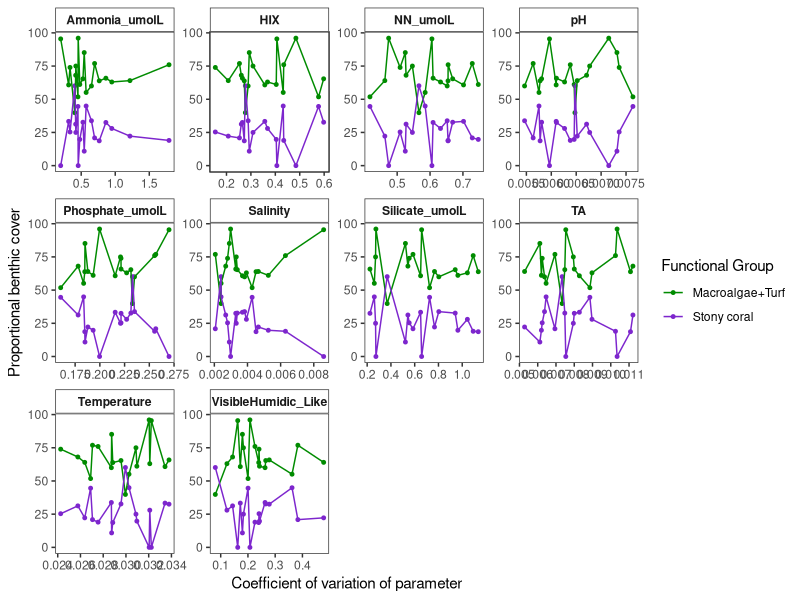
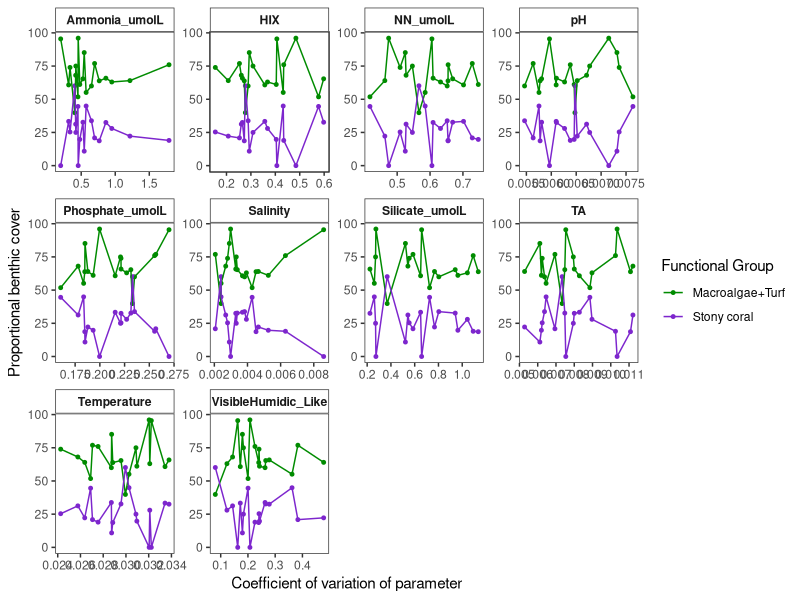

Here is the R script that generated these plots, in order:
#### Examining composition and nutrient gradient to create and hone MBIO 610 model
####  of species cover through 2 species competition/interaction


##### LOAD LIBRARIES #####
library(tidyverse)
library(here)


##### READ IN DATA #####
meta <- read_csv(here("Data", "Full_Metadata.csv"))
comp <- read_csv(here("Data", "Species_Abundances_wide.csv"))
fe <- read_csv(here("Data", "Species_FE.csv"))
traits <- read_csv(here("Data", "Distinct_Taxa.csv"))
chem <- read_csv(here("Data", "Nutrients_Processed_All.csv"))



##### PROCESS & VIEW DATA #####

# which species are most abundant?
comp %>%
  pivot_longer(cols = 2:52, names_to = "Taxa", values_to = "pcover") %>%
  filter(pcover > 10) %>%
  count(Taxa)
# assumption affirmed: porites and turf/turb are the most common top species across reef

# alternative option: coral vs macroalgae: 2 functional group competition rather than 'species'
sub_comp <- comp %>%
  pivot_longer(cols = 2:52, names_to = "Taxa", values_to = "pcover") %>%
  left_join(traits) %>%
  group_by(CowTagID, Taxon_Group, Calcification) %>%
  summarise(mean = mean(pcover),
            sum = sum(pcover))

coral <- sub_comp %>%
  filter(Taxon_Group == "Cnidaria" &
           Calcification == "Hermatypic") %>%
  mutate(functional_group = "Stony Coral")


# check which cnidaria are still high % cover: anemone at 16% at one site and
#  discosoma at 10% another side, but mostly 0's or below 6%
# sub_comp %>%
#   filter(Taxon_Group == "Cnidaria" &
#            Calcification != "Hermatypic")
# View(comp %>%
#   pivot_longer(cols = 2:52, names_to = "Taxa", values_to = "pcover") %>%
#   left_join(traits) %>%
#   filter(Taxon_Group == "Cnidaria" &
#            Calcification != "Hermatypic")
#   )

# check other important groups
sub_comp %>%
  filter(Taxon_Group != "Cnidaria" &
           Taxon_Group != "Cyanobacteria")

## porifera might still be important? so maybe 3 way competition model? coral, macroalgae, sponges?
# eh highest per-site cover is 12% and all else are below 5% so many don't need to include?
sub_comp %>%
  filter(Taxon_Group == "Porifera")


algae <- sub_comp %>%
  filter(Taxon_Group != "Cnidaria" &
           Taxon_Group != "Cyanobacteria" &
           Taxon_Group != "Porifera") %>%
  mutate(functional_group = "ma_turf")


# combine coral and macroalgae/turf df
c.ma <- full_join(coral, algae) %>%
  ungroup() %>%
  select(-c(Taxon_Group, Calcification)) %>%
  group_by(CowTagID) %>%
  mutate(total_pcover = sum(sum)) %>%
  arrange(CowTagID) %>%
  ungroup() %>%
  group_by(CowTagID, functional_group) %>%
  mutate(sum_fg = sum(sum)) %>%
  distinct(CowTagID, functional_group, sum_fg, total_pcover) %>%
  ungroup()


# Process chem data
cv.chem <- chem %>%
  select(-c(Season, Maximum:CVSeasonal)) %>%
  distinct() %>%
  pivot_wider(names_from = Parameters, values_from = CVAll)


# join comp with chem
chem.comp <- c.ma %>%
  left_join(cv.chem) %>%
  select(-Location)


##### VISUALIZE RELATIONSHIPS #####
plot1 <- chem.comp %>%
  filter(CowTagID != "VSEEP") %>%
  select(-c(M_C, Tryptophan_Like, Tyrosine_Like)) %>%
  pivot_longer(cols = Salinity:VisibleHumidic_Like, names_to = "Parameters", values_to = "cv_values") %>%
  ggplot(aes(x = cv_values, y = sum_fg, group = functional_group, color = functional_group)) +
  geom_point(size = 1) +
  geom_line() +
  theme_bw() +
  theme(panel.grid = element_blank(),
        strip.background = element_rect(fill = "white"),
        strip.text = element_text(face = "bold")) +
  labs(x = "Coefficient of variation of parameter",
       y = "Proportional benthic cover",
       color = "Functional Group") +
  scale_color_manual(values = c("green4", "purple3"),
                     labels = c("Macroalgae+Turf", "Stony coral")) +
  facet_wrap(~Parameters, scales = "free")
plot1

ggsave(here("Output", "pCover_coral_algae_v_SGD_param.png"), plot1, device = "png", width = 8, height = 6)

# relationship between stony coral and macroalgae/turf
# high correlation!
anova(lm(data = c.ma, sum_fg ~functional_group))
# p ~ 3e-11
summary(lm(data = c.ma, sum_fg ~functional_group))
# r2 ~ 0.69

